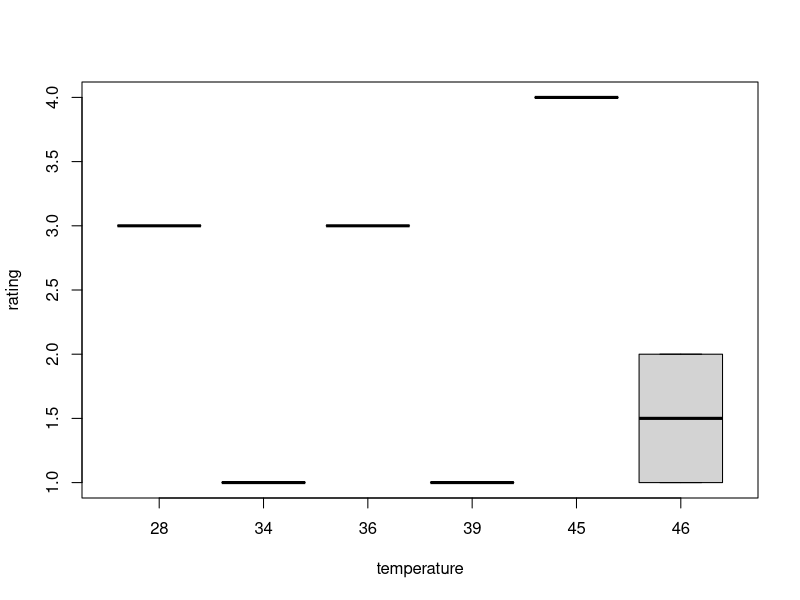

This chart was generated by the following R code:
## ---- chunk 1
knitr::opts_chunk$set(echo = TRUE)
## ---- chunk 2
#my code from Nov. 5 (edited)
breakfast<-c("leftover cupcake", "clementines", "sheep cheese and toast", "tuna donburi", "avocado toast")
days<-c("11/1", "11/2", "11/3", "11/4", "11/5")
temperature<-c(39, 46, 46, 45, 36)
first.meeting<-c("3:00", "1:00", "8:00", "9:00", "12:00")
rating<-c(1,1,3,5,4)

this.week<-matrix(c(breakfast, rating, temperature, first.meeting), ncol=4)
rownames(this.week)<-days
colnames(this.week)<-c("breakfast", "rating", "temperature", "first meeting")
this.week

#code from Nov. 6 (edited)
###dat<-as.data.frame(this.week)
###dat$rating<-c(1,1,3,5,4) #variable for how good my breakfast was on a scale of 1-5

###this.week<-as.matrix(dat)
###this.week

#code from Nov. 7 (edited)
breakfast.new<-c("ramen", "leftover pizza")
days.new<-c("11/6", "11/7")
temperature.new<-c(28, 34)
first.meeting.new<-c("5:00", "10:30")
rating.new<-c(4,1)

this.weekend<-matrix(c(breakfast.new, rating.new, temperature.new, first.meeting.new), ncol=4)
rownames(this.weekend)<-days.new
colnames(this.weekend)<-c("breakfast", "rating", "temperature", "first meeting")
this.weekend

###dat.new<-as.data.frame(this.weekend)
###dat.new$rating<-c(4,1) #variable for how good my breakfast was on a scale of 1-5
###this.weekend<-as.matrix(dat.new)
###this.weekend

#Nov 8
this.week<-rbind(this.week, this.weekend)
this.week
dat<-as.data.frame(this.week)
dat

#convert numbers out of character format
dat$rating<-as.factor(dat$rating)
dat$rating

dat$temperature<-as.integer(dat$temperature)
dat

boxplot(rating~temperature, data=dat)
lm(rating~temperature, data=dat)

#Nov 9
breakfast.2<-c("avocado and rice", "eggs and toast", "berry smoothie")
days.2<-c("11/8", "11/9", "11/10")
temperature.2<-c(43, 41, 41)
first.meeting.2<-c("12:00", "1:00", "12:00")
rating.2<-c(4,4,3)

week.2<-matrix(c(breakfast.2, rating.2, temperature.2, first.meeting.2), ncol=4)
rownames(week.2)<-days.2
colnames(week.2)<-c("breakfast", "rating", "temperature", "first meeting")
week.2

breakfast.dat<-rbind(this.week, week.2)
breakfast.dat
breakfast.dat<-as.data.frame(breakfast.dat)
breakfast.dat
